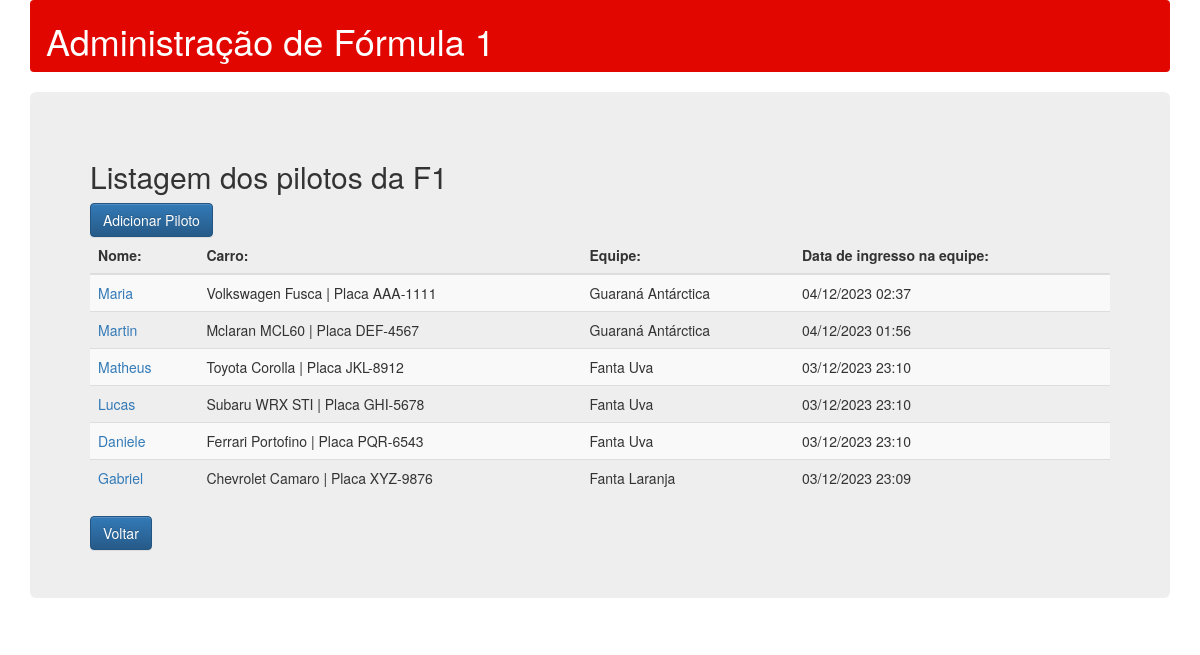
The app's page /pilotos/ with its own data.
### formulaum/models.py (models this page shows)
class Piloto(Model):
    nome = CharField(max_length=50)
    carro = ForeignKey(Carro, on_delete=models.CASCADE)
    equipe = ForeignKey(Equipe, on_delete=models.CASCADE)
    data_de_ingresso_na_equipe = DateTimeField(
        auto_now_add=True, verbose_name='Data de ingresso na equipe')
    data_de_nascimento = DateTimeField(verbose_name='Data Nascimento',
         null=True, blank=True)
    pais_de_origem = CharField(max_length=100)
    cidade_natal = CharField(max_length=100, null=True, blank=True)
    observacao = TextField(null=True, blank=True)
    class Meta:
      ordering = ['-data_de_ingresso_na_equipe']

class Carro(Model):
    modelo = CharField(max_length=50)
    placa = CharField(max_length=10)
    ano = CharField(max_length=4, null=True, blank=True)
    cor = CharField(max_length=50, null=True, blank=True)
    equipe = ForeignKey(Equipe, on_delete=models.CASCADE)
    data_de_compra = DateTimeField(auto_now_add=True,
                                   verbose_name='Data de compra')
    feita_manutencao = BooleanField(default=False,
                                    verbose_name='Foi feita manutenção?')
    observacao = TextField(null=True, blank=True)
    def __str__(self):
      return self.modelo + ' | Placa ' + self.placa
    class Meta:
      ordering = ['-data_de_compra']

class Equipe(Model):
    nome = CharField(max_length=50)
    data_de_ingresso_no_campeonato = DateTimeField(
        auto_now_add=True, verbose_name='Data de ingresso no campeonato')
    pais = CharField(max_length=100)
    cidade = CharField(max_length=200, null=True, blank=True)
    diretor = CharField(max_length=200, null=True, blank=True)
    funcionarios = CharField(max_length=200, null=True, blank=True)
    observacao = TextField(null=True, blank=True)
    def __str__(self):
      return self.nome
    class Meta:
      ordering = ['-data_de_ingresso_no_campeonato']

### formulaum/views.py (the view)
# urls.py: path('pilotos/', PilotoView.as_view(), name="piloto-view", ),
class PilotoView(ArchiveIndexView):
  model = Piloto
  date_field = 'data_de_ingresso_na_equipe'

### formulaum/templates/formulaum/piloto_archive.html
{% extends "base.html" %}
{% block content %}
<div class="page_header">
    <h2>Listagem dos pilotos da F1</h2>
</div>
<a class="btn btn-primary" href="/pilotos/criar/">Adicionar Piloto</a>
<table class="table table-striped"  >
  <thead>
  <tr>
    <th>Nome:</th>
    <th>Carro:</th>
    <th>Equipe:</th>
    <th>Data de ingresso na equipe:</th>
  </tr>
  </thead>
  {% for item in latest %}
    <tr >
      <td><a href="/pilotos/{{ item.pk }}">{{ item.nome }}</a></td>
      <td>{{ item.carro }}</td>
      <td>{{ item.equipe }}</td>
      <td>{{ item.data_de_ingresso_na_equipe|date:"d/m/Y H:i"}}</td>
    </tr>
  {% endfor %}
</table>
<a class="btn btn-primary" href="/">Voltar</a>
{% endblock %}

### records on screen
Piloto: nome "Maria", carro "Volkswagen Fusca | Placa AAA-1111", equipe "Guaraná Antárctica", data_de_ingresso_na_equipe "04/12/2023 02:37"
Piloto: nome "Martin", carro "Mclaran MCL60 | Placa DEF-4567", equipe "Guaraná Antárctica", data_de_ingresso_na_equipe "04/12/2023 01:56"
Piloto: nome "Matheus", carro "Toyota Corolla | Placa JKL-8912", equipe "Fanta Uva", data_de_ingresso_na_equipe "03/12/2023 23:10"
Piloto: nome "Lucas", carro "Subaru WRX STI | Placa GHI-5678", equipe "Fanta Uva", data_de_ingresso_na_equipe "03/12/2023 23:10"
Piloto: nome "Daniele", carro "Ferrari Portofino | Placa PQR-6543", equipe "Fanta Uva", data_de_ingresso_na_equipe "03/12/2023 23:10"
Piloto: nome "Gabriel", carro "Chevrolet Camaro | Placa XYZ-9876", equipe "Fanta Laranja", data_de_ingresso_na_equipe "03/12/2023 23:09"
